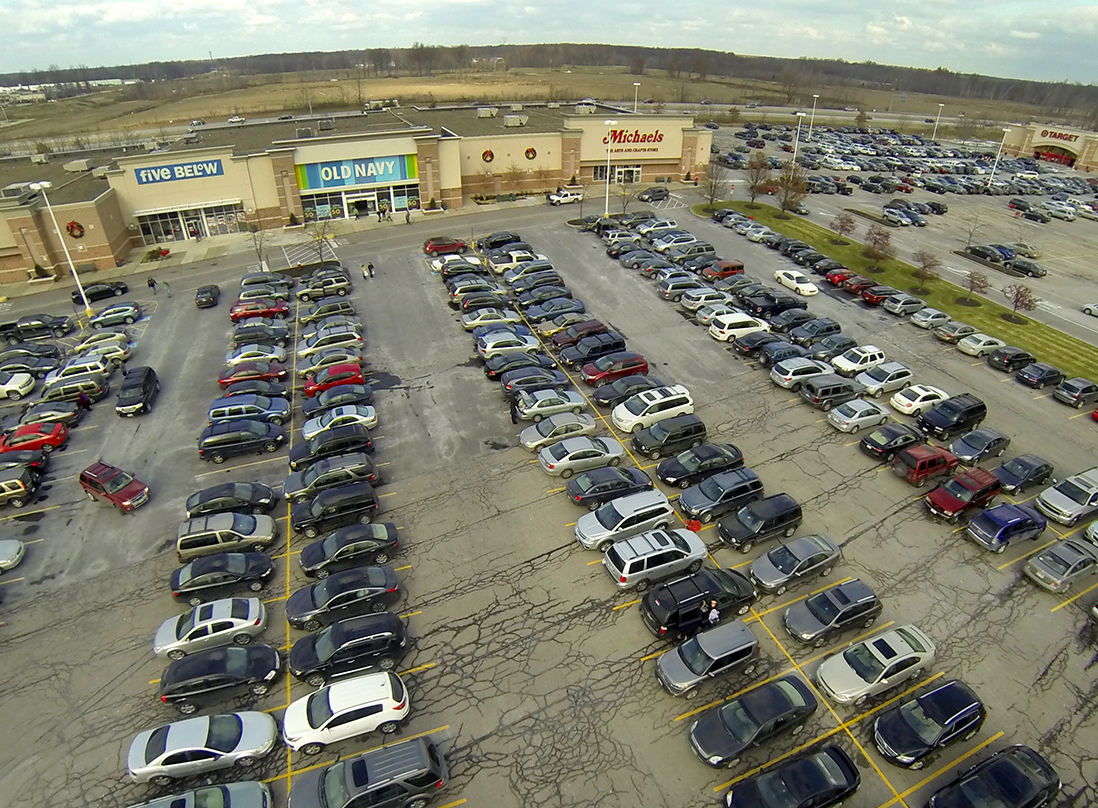
#> input picture img.jpg, 1098 x 808 px
$ python eee.py --image img.jpg
#> lines starting #> are read from the running program, lines starting #| are printed output that depends on the picture; after the words box and inside, x2 and y2 are one past the last pixel; in counts of white or black regions, pixels touching at a corner belong together
# import the necessary packages
import numpy as np
import argparse
import cv2

# construct the argument parse and parse the arguments
ap = argparse.ArgumentParser()
ap.add_argument("-i", "--image", help = "path to the image")
args = vars(ap.parse_args())

# load the image
image = cv2.imread(args["image"])
#> image is the input picture: shape (808, 1098, 3); mean B, G, R 107, 123.2, 122.8


# define the list of boundaries
boundaries = [
    ([17, 15, 100], [50, 56, 200]),
]

# loop over the boundaries
for (lower, upper) in boundaries:
    # create NumPy arrays from the boundaries
    lower = np.array(lower, dtype = "uint8")
    upper = np.array(upper, dtype = "uint8")

    # find the colors within the specified boundaries and apply
    # the mask
    mask = cv2.inRange(image, lower, upper)
    output = cv2.bitwise_and(image, image, mask = mask)

    # show the images
    cv2.imshow("images", np.hstack([image, output]))
    cv2.waitKey(0)
#> this loop made 1 pass
#> pass 1, `mask = cv2.inRange(image, lower, upper)`:
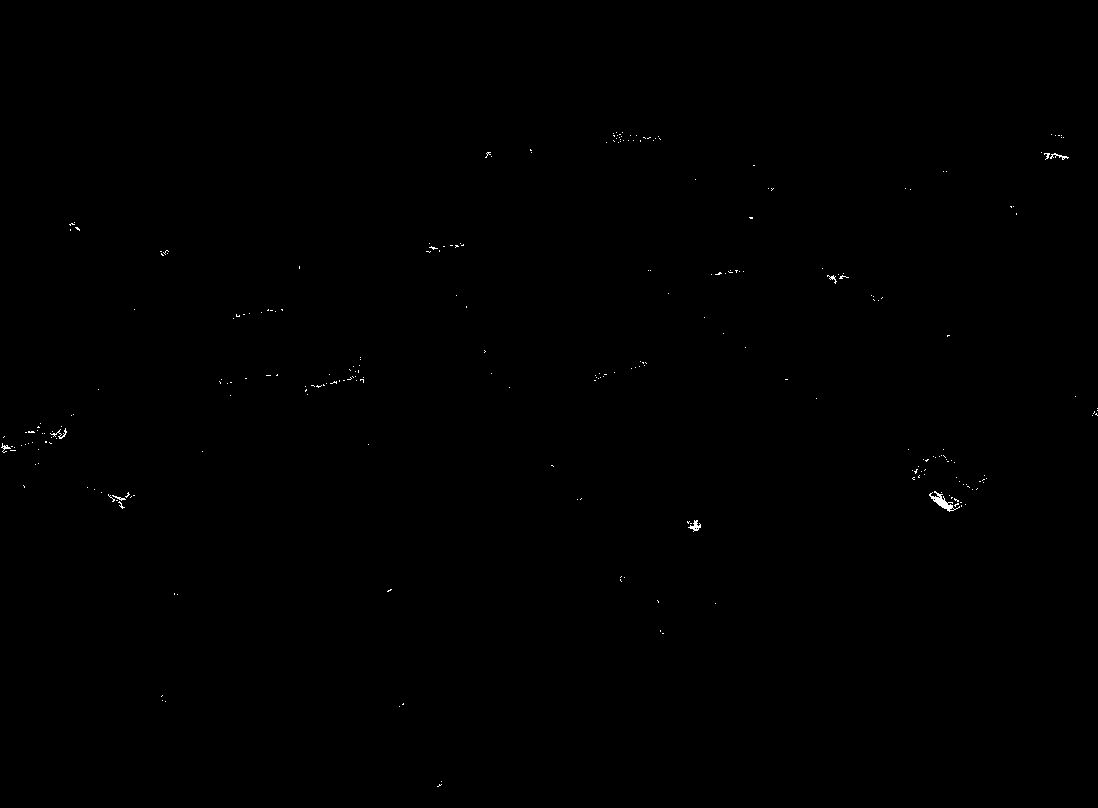
#> mask: shape (808, 1098); 0.12% white in thin lines or dots, all inside (x1, y1, x2, y2) = (1, 132, 1098, 787)
#> pass 1, `cv2.imshow("images", np.hstack([image, output]))`:
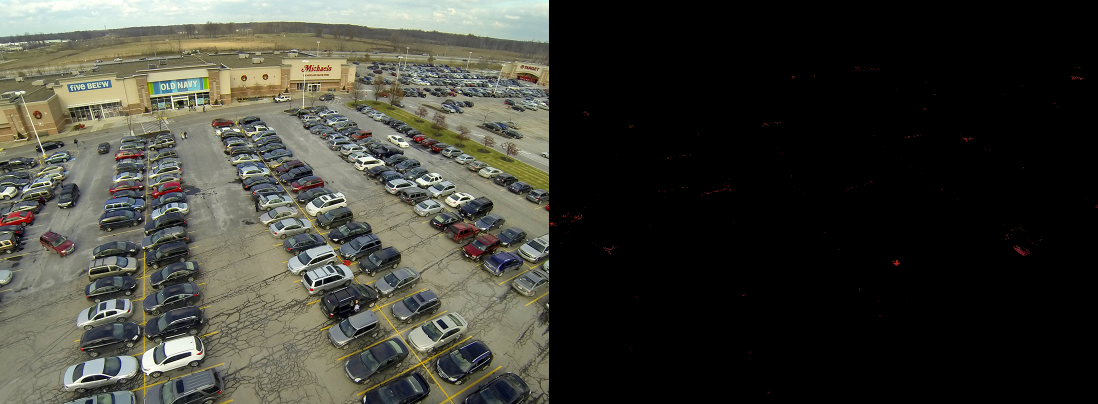
#> window 'images': shape (808, 2196, 3) (shown at 1/2 size); mean B, G, R 53.5, 61.6, 61.5
